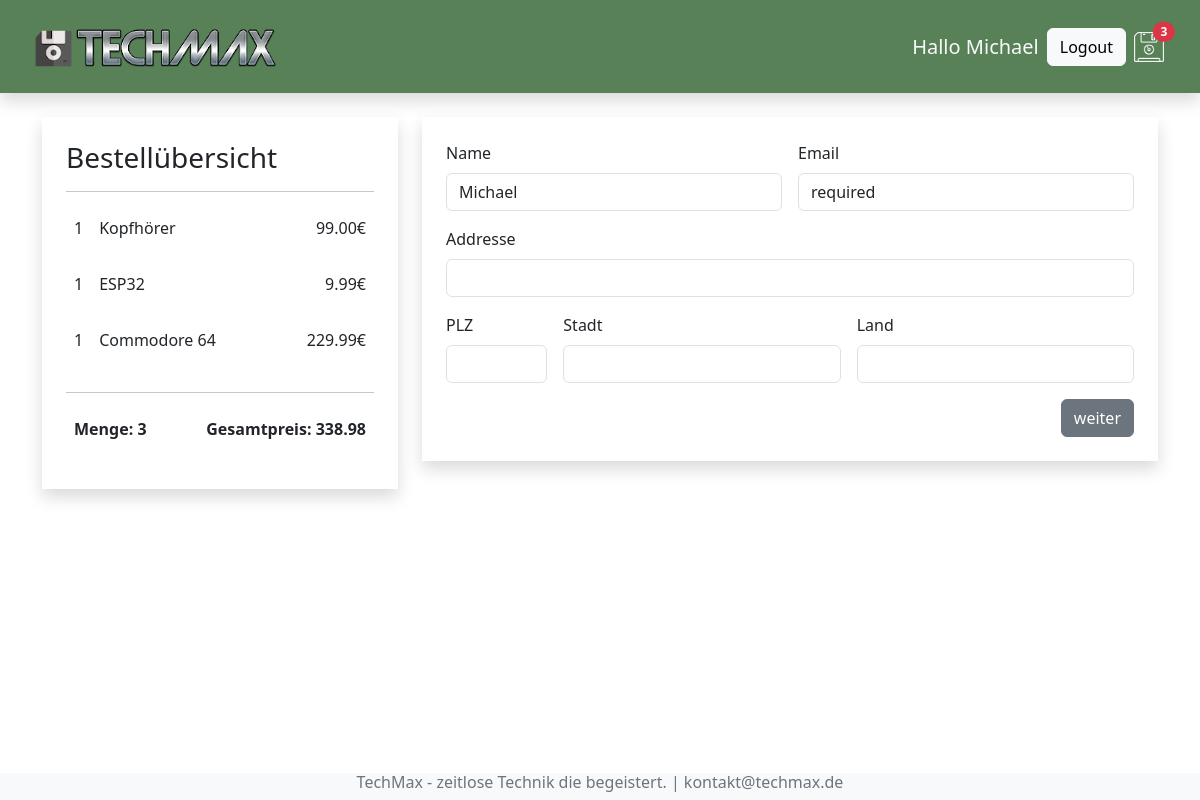
The app's page /kasse/ (signed in), older data.
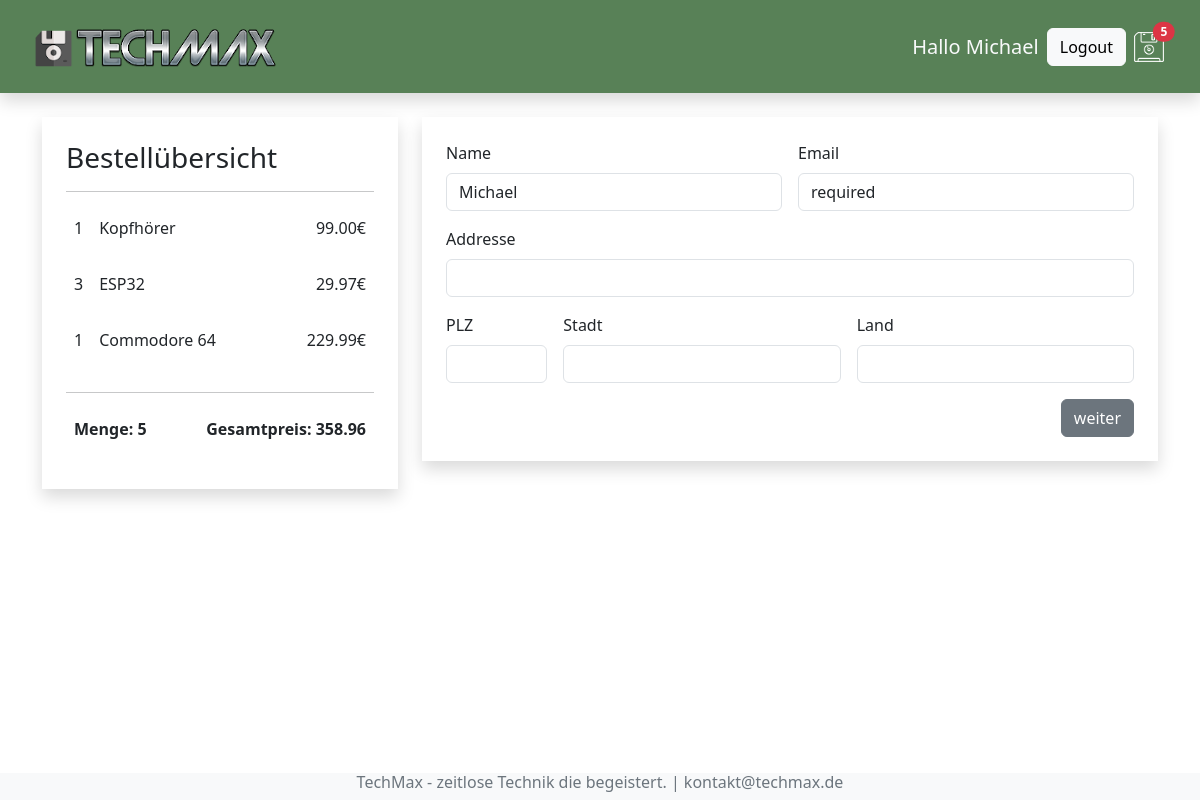
The same page, newer data.
### shop/models.py (models this page shows, shortened)
class BestellteArtikel(models.Model):
    artikel = models.ForeignKey(Artikel, on_delete=models.SET_NULL, null = True, blank=True)
    bestellung= models.ForeignKey(Bestellung, on_delete=models.SET_NULL, null = True, blank=True)
    menge = models.IntegerField(default=0, null=True, blank=True)
    datum = models.DateField(auto_now_add=True)
    @property
    def get_summe(self):
        summe= self.artikel.preis * self.menge
        return summe

class Artikel(models.Model):
    name = models.CharField(max_length=200, null=True)
    beschreibung = models.TextField(null=True, blank=True)
    preis = models.FloatField()
    bild = models.ImageField(null=True, blank=True)

class Bestellung(models.Model):
    kunde= models.ForeignKey(Kunde, on_delete=models.SET_NULL, null = True, blank=True)
    bestelldatum = models.DateTimeField(auto_now_add=True)
    erledigt = models.BooleanField(default=False, null=True, blank=True)
    auftrags_id = models.CharField(max_length=200, null=True)
    @property
    def get_gesamtpreis(self):
        bestellteArtikel = self.bestellteartikel_set.all()
        gesamtpreis = sum(artikel.get_summe for artikel in bestellteArtikel )
        return gesamtpreis
    @property
    def get_gesamtmenge(self):
        bestellteArtikel = self.bestellteartikel_set.all()
        gesamtmenge = sum(artikel.menge for artikel in bestellteArtikel )
        return gesamtmenge

### shop/views.py (the view)
# urls.py: path('kasse/', views.kasse, name = "kasse"),
def kasse(request):
    if request.user.is_authenticated:
        kunde = request.user.kunde
        bestellung, created = Bestellung.objects.get_or_create(kunde=kunde, erledigt=False)
        artikels = bestellung.bestellteartikel_set.all()
    else:
        cookieDaten = gastCookie(request)
        artikels = cookieDaten['artikels']
        bestellung = cookieDaten['bestellung']
    ctx = {"artikels": artikels, "bestellung": bestellung}
    return render(request, "shop/kasse.html",ctx)

### shop/context_processors.py (called while the page is built, shortened)
def warenkorb_anzahl(request):
    if request.user.is_authenticated:
        kunde = request.user.kunde
        bestellung,created = Bestellung.objects.get_or_create(kunde=kunde, erledigt = False)
        if bestellung:
            menge = bestellung.get_gesamtmenge
        else:
            menge = 0
    return {"menge":  menge}

### shop/templates/shop/kasse.html (shortened to what this page needs)
{% extends 'shop/index.html' %}
{% block content %}
    <div class="row mt-4">
        <div class="col-4">
            <div class="shadow p-4">
                <h3>Bestellübersicht</h3>
                <hr>
                {% for artikel  in  artikels %}
                <div class="d-flex">
                    <p class="p-2">{{artikel.menge}}</p>
                    <p class="p-2 me-auto">{{artikel.artikel.name}}</p>
                    <p class="p-2">{{artikel.get_summe|floatformat:2}}€</p>
                </div>
                {% endfor %}
                <hr>
                <div class="d-flex">
                    <p class="p-2 fw-bold me-auto">Menge: {{bestellung.get_gesamtmenge}}</p>
                    <p class="fw-bold p-2">Gesamtpreis: {{bestellung.get_gesamtpreis|floatformat:2}}</p>
                </div>
            </div>
        </div>
        <div class="col-8">
            <div class="shadow p-4">
                <form id="formular" class="row g-3">
                    <div class="col-md-6">
                        <label for="inputName" class="form-label" >Name</label>
                        {% if request.user.is_authenticated%}
                        <input type="text" class="form-control" id="inputName"value={{request.user|title}} required>
                        {% else %}
                        <input type="text" class="form-control" id="inputName" required>
                        {% endif %}
                    </div>
                    <div class="col-md-6">
                        <label for="inputEmail" class="form-label"  >Email</label>
                        {% if request.user.is_authenticated%}
                        <input type="email" class="form-control" id="inputEmail" value={{request.user.email}}required>
                        {% else %}
                        <input type="email" class="form-control" id="inputEmail" required>
                        {% endif %}
                    </div>
                    <div class="col-12">
                      <label for="inputAddress" class="form-label">Addresse</label>
                      <input type="text" class="form-control" id="inputAddresse" required>
                    </div>
                    <div class="col-md-2">
                        <label for="inputPlz" class="form-label">PLZ</label>
                        <input type="text" class="form-control" id="inputPlz" required>
                      </div>
                    <div class="col-md-5">
                      <label for="inputDtadt" class="form-label">Stadt</label>
                      <input type="text" class="form-control" id="inputStadt" required>
                    </div>
                    <div class="col-md-5">
                        <label for="inputLand" class="form-label">Land</label>
                        <input type="text" class="form-control" id="inputLand" required>
                    </div>
                    <div class="col-12 d-flex justify-content-end">
                      <button type="submit" id="formular-button" class="btn btn-secondary">weiter</button >
                    </div>
                  </form>
            </div>
        </div>
    </div>
{% endblock content %}

### shop/templates/shop/index.html (shortened to what this page needs)
<!DOCTYPE html>
<html lang="en">
<head>
    {% load static %}
    <link href="https://cdn.jsdelivr.net/npm/bootstrap@5.3.3/dist/css/bootstrap.min.css" rel="stylesheet">
    <link rel="stylesheet" href="{% static 'css/index.css' %}">
</head>
<body>
    {% include 'shop/menu.html' %}
    <div class="container">
        {% block content %}
        {% endblock content%}
    </div>
    {% include 'shop/fusszeile.html' %}
</body>
</html>

### shop/templates/shop/menu.html
{% load static %}
<nav class="navbar sticky-top shadow p-3 mb-4" style="background-color: #588157">
    <div class="container-fluid">
      <a class="navbar-brand link-light" href="{% url 'shop' %}"><img src="{% static "bilder/logo.png" %}"></a>
      <div class="navbar-nav">
        <div class="d-flex align-items-center">
          {% if request.user.is_authenticated %}
          <h5 class="text-light m-2">Hallo {{request.user|title}}</h5>
            <a class="nav-Link btn btn-light" href="{% url 'logout' %}">Logout</a>
          {% else %}
            <a class="nav-Link btn btn-light" href="{% url 'login' %}">Login</a>
         {% endif %}
            <a class="nav-Link link-light p-2 text-decoration-none" href="{% url 'warenkorb' %}"><img src=" {% static 'bilder/floppy.png' %} " alt="">
              {% if menge >= 1 %}
                <span class="badge rounded-pill bg-danger position-absolute top-25 start-25 translate-middle">{{menge}}</span>
              {% endif %}
            </a>
        </div>
      </div>
    </div>
  </nav>

### shop/templates/shop/fusszeile.html
<div class="d-flex justify-content-center fixed-bottom text-secondary bg-light">
    <h6>TechMax - zeitlose Technik die begeistert. | kontakt@techmax.de</h6>
</div>

Row changes from the older to the newer data that the page shows:
changed BestellteArtikel "ESP32": menge "1" → "3"; get_summe "9.99" → "29.97"
changed through a linked row, Bestellung: get_gesamtmenge "3" → "5"; get_gesamtpreis "338.98" → "358.96"
Text that changed along with them:
{{ menge }}: "3" → "5"
